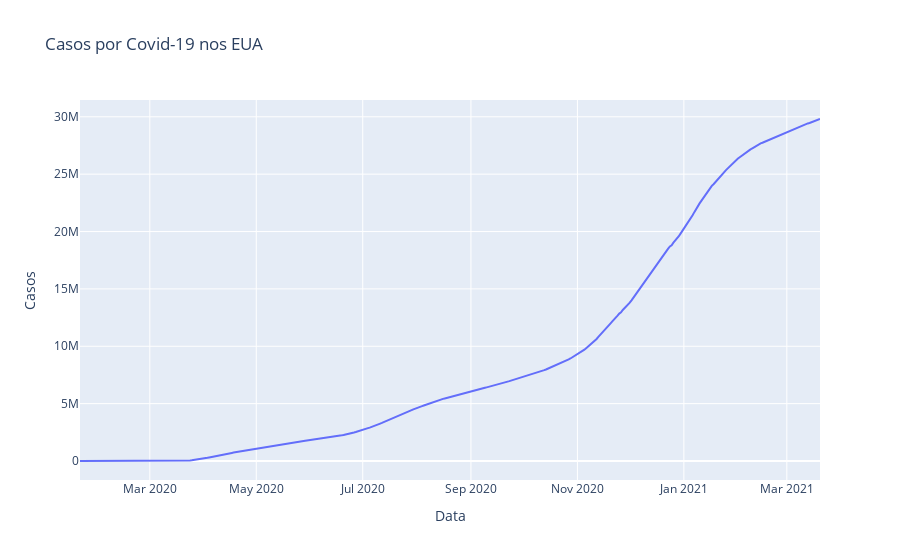

Notebook code cell kept with this figure:
### Code cell
# Vamos visualizar os casos, durante toda a pandemia em um gráfico
px.line(database, 'Data', 'Casos', title='Casos por Covid-19 nos EUA')

### Figure 1 — Plotly figure (JSON) as saved in the notebook; plotly's stock layout.template omitted (floating-point values rounded to 4 significant figures; data arrays with more than 128 entries replaced by an {"elided": "..."} marker saying what was removed)
{"data": [{"hovertemplate": "Data=%{x}<br>Casos=%{y}<extra></extra>", "legendgroup": "", "line": {"color": "#636efa", "dash": "solid"}, "mode": "lines", "name": "", "orientation": "v", "showlegend": false, "type": "scatter", "x": {"elided": "425 str values"}, "xaxis": "x", "y": {"elided": "425 int values"}, "yaxis": "y"}], "layout": {"legend": {"tracegroupgap": 0}, "title": {"text": "Casos por Covid-19 nos EUA"}, "xaxis": {"anchor": "y", "domain": [0, 1], "title": {"text": "Data"}}, "yaxis": {"anchor": "x", "domain": [0, 1], "title": {"text": "Casos"}}}}
